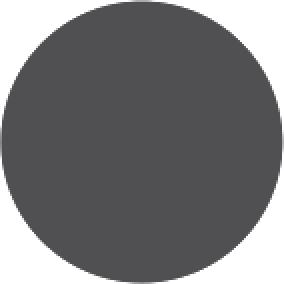
#> input picture addons/gut/images/eyey.png, 142 x 142 px (shown 2 times larger)
$ python seam_blend.py ../addons/gut/images/eyey.png out.png
#> lines starting #> are read from the running program, lines starting #| are printed output that depends on the picture
#> in main, img is the input picture: PIL image 142x142 RGBA; mean R, G, B, A 64.2, 63.4, 65, 199.2
#!/usr/bin/env python3
"""Make a PNG seamlessly tileable vertically (or horizontally).

Strategy: blend the top N pixels of the image with the bottom N pixels using a
feathered alpha ramp. After this pass, the image can be stacked against itself
without a visible seam — the top matches the bottom because they are literally
a crossfade of each other.

Usage:
    python3 tools/seam_blend.py wall.png wall_tiled.png --band 64
    python3 tools/seam_blend.py wall.png wall_tiled.png --band 64 --axis y
    python3 tools/seam_blend.py wall.png wall_tiled.png --band 64 --axis x
"""

from __future__ import annotations

import argparse
import sys
from pathlib import Path

import numpy as np
from PIL import Image


def blend_vertical(arr: np.ndarray, band: int) -> np.ndarray:
    """Crossfade top `band` rows with bottom `band` rows so the image tiles in Y."""
#> called with band = 64
    h = arr.shape[0]
#> h = 142
    band = min(band, h // 2)
#> band = 64
    if band <= 0:
        return arr

    top = arr[:band].astype(np.float32)
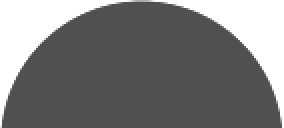
#> top: shape (64, 142, 4) float32 (shown 2 times larger); mean R, G, B, A 62.2, 61.5, 63, 192.9; transparent parts drawn white
    bot = arr[h - band:].astype(np.float32)
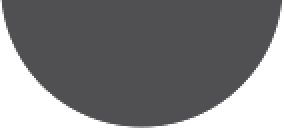
#> bot: shape (64, 142, 4) float32 (shown 2 times larger); mean R, G, B, A 62.4, 61.6, 63.1, 193.3; transparent parts drawn white

    # Ramp: at the very top/bottom edge → 50/50 mix. Interior of band → keep original.
    ramp = np.linspace(0.5, 0.0, band, dtype=np.float32)[:, None, None]

    new_top = top * (1.0 - ramp) + bot * ramp
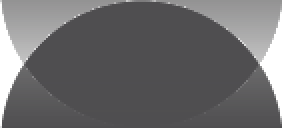
#> new_top: shape (64, 142, 4) float32 (shown 2 times larger); mean R, G, B, A 67, 66.1, 67.8, 208.7; transparent parts drawn white
    new_bot = bot * (1.0 - ramp[::-1]) + top * ramp[::-1]
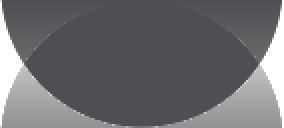
#> new_bot: shape (64, 142, 4) float32 (shown 2 times larger); mean R, G, B, A 67, 66.2, 67.8, 209; transparent parts drawn white

    out = arr.copy()
    out[:band] = np.clip(new_top, 0, 255).astype(arr.dtype)
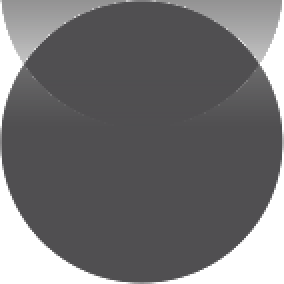
#> out: shape (142, 142, 4) (shown 2 times larger); mean R, G, B, A 66.2, 65.4, 67, 206.2; transparent parts drawn white
    out[h - band:] = np.clip(new_bot, 0, 255).astype(arr.dtype)
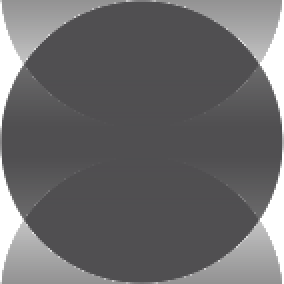
#> out: shape (142, 142, 4) (shown 2 times larger); mean R, G, B, A 68.2, 67.4, 69.1, 213.1; transparent parts drawn white
    return out


def blend_horizontal(arr: np.ndarray, band: int) -> np.ndarray:
    """Crossfade left `band` cols with right `band` cols so the image tiles in X."""
    return blend_vertical(arr.transpose(1, 0, 2), band).transpose(1, 0, 2)


def main() -> int:
    ap = argparse.ArgumentParser(description=__doc__, formatter_class=argparse.RawDescriptionHelpFormatter)
    ap.add_argument("input", type=Path)
    ap.add_argument("output", type=Path)
    ap.add_argument("--band", type=int, default=64, help="Blend band size in pixels (default 64)")
    ap.add_argument("--axis", choices=("y", "x", "both"), default="y",
                    help="Axis to make seamless (default y — vertical tile)")
    args = ap.parse_args()

    img = Image.open(args.input).convert("RGBA")
    arr = np.array(img)

    if args.axis in ("y", "both"):
        arr = blend_vertical(arr, args.band)
    if args.axis in ("x", "both"):
        arr = blend_horizontal(arr, args.band)

    args.output.parent.mkdir(parents=True, exist_ok=True)
    Image.fromarray(arr).save(args.output, "PNG")
    print(f"{args.input} -> {args.output}  (band={args.band}, axis={args.axis})")
    return 0


if __name__ == "__main__":
    sys.exit(main())
#> (the program exits here)
